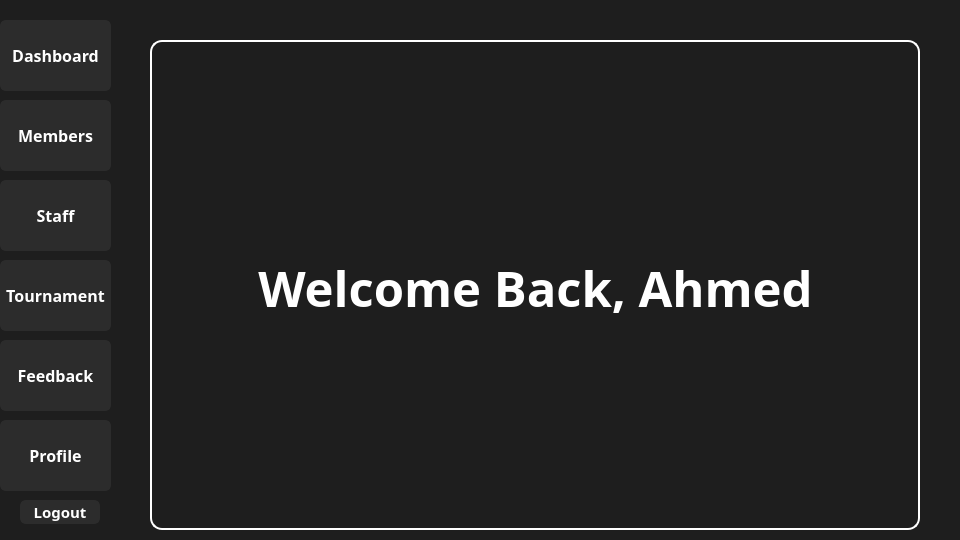
<?xml version="1.0" encoding="UTF-8"?>
<ui version="4.0">
 <class>ManagerClass</class>
 <widget class="QWidget" name="ManagerClass">
  <property name="geometry">
   <rect>
    <x>0</x>
    <y>0</y>
    <width>960</width>
    <height>540</height>
   </rect>
  </property>
  <property name="windowTitle">
   <string>Form</string>
  </property>
  <widget class="QWidget" name="Panel" native="true">
   <property name="geometry">
    <rect>
     <x>-40</x>
     <y>20</y>
     <width>161</width>
     <height>511</height>
    </rect>
   </property>
   <property name="styleSheet">
    <string notr="true">QWidget#widget{
    border-radius: 14px;
    border: 2px solid white ;
}</string>
   </property>
   <widget class="QPushButton" name="Dashboard">
    <property name="geometry">
     <rect>
      <x>40</x>
      <y>0</y>
      <width>111</width>
      <height>71</height>
     </rect>
    </property>
    <property name="font">
     <font>
      <family>Futura</family>
      <pointsize>12</pointsize>
      <bold>true</bold>
     </font>
    </property>
    <property name="styleSheet">
     <string notr="true">QPushButton {
    background-color: #2c2c2c;      /* Dark default */
    color: white;
    border: 2px solid #2c2c2c;
    border-radius: 6px;
}

QPushButton:hover {
    background-color: #8B50FF ;      /* Blue on hover */
    border: 2px solid #8B50FF ;
    color: white;
}

QPushButton:pressed {
    background-color: #6F3FCC; /* Darker shade of #3498db */
}</string>
    </property>
    <property name="text">
     <string>Dashboard</string>
    </property>
   </widget>
   <widget class="QPushButton" name="Members">
    <property name="geometry">
     <rect>
      <x>40</x>
      <y>80</y>
      <width>111</width>
      <height>71</height>
     </rect>
    </property>
    <property name="font">
     <font>
      <family>Futura</family>
      <pointsize>12</pointsize>
      <bold>true</bold>
     </font>
    </property>
    <property name="styleSheet">
     <string notr="true">QPushButton {
    background-color: #2c2c2c;      /* Dark default */
    color: white;
    border: 2px solid #2c2c2c;
    border-radius: 6px;
}

QPushButton:hover {
    background-color: #8B50FF ;      /* Blue on hover */
    border: 2px solid #8B50FF ;
    color: white;
}

QPushButton:pressed {
    background-color: #6F3FCC; /* Darker shade of #3498db */
}</string>
    </property>
    <property name="text">
     <string>Members</string>
    </property>
   </widget>
   <widget class="QPushButton" name="Staff">
    <property name="geometry">
     <rect>
      <x>40</x>
      <y>160</y>
      <width>111</width>
      <height>71</height>
     </rect>
    </property>
    <property name="font">
     <font>
      <family>Futura</family>
      <pointsize>12</pointsize>
      <bold>true</bold>
     </font>
    </property>
    <property name="styleSheet">
     <string notr="true">QPushButton {
    background-color: #2c2c2c;      /* Dark default */
    color: white;
    border: 2px solid #2c2c2c;
    border-radius: 6px;
}

QPushButton:hover {
    background-color: #8B50FF ;      /* Blue on hover */
    border: 2px solid #8B50FF ;
    color: white;
}

QPushButton:pressed {
    background-color: #6F3FCC; /* Darker shade of #3498db */
}</string>
    </property>
    <property name="text">
     <string>Staff</string>
    </property>
   </widget>
   <widget class="QPushButton" name="Profile">
    <property name="geometry">
     <rect>
      <x>40</x>
      <y>400</y>
      <width>111</width>
      <height>71</height>
     </rect>
    </property>
    <property name="font">
     <font>
      <family>Futura</family>
      <pointsize>12</pointsize>
      <bold>true</bold>
     </font>
    </property>
    <property name="styleSheet">
     <string notr="true">QPushButton {
    background-color: #2c2c2c;      /* Dark default */
    color: white;
    border: 2px solid #2c2c2c;
    border-radius: 6px;
}

QPushButton:hover {
    background-color: #8B50FF ;      /* Blue on hover */
    border: 2px solid #8B50FF ;
    color: white;
}

QPushButton:pressed {
    background-color: #6F3FCC; /* Darker shade of #3498db */
}</string>
    </property>
    <property name="text">
     <string>Profile</string>
    </property>
   </widget>
   <widget class="QPushButton" name="Logout">
    <property name="geometry">
     <rect>
      <x>60</x>
      <y>480</y>
      <width>80</width>
      <height>24</height>
     </rect>
    </property>
    <property name="font">
     <font>
      <family>Futura</family>
      <pointsize>11</pointsize>
      <bold>true</bold>
     </font>
    </property>
    <property name="styleSheet">
     <string notr="true">QPushButton {
    background-color: #2c2c2c;      /* Dark default */
    color: white;
    border: 2px solid #2c2c2c;
    border-radius: 6px;
}

QPushButton:hover {
    background-color: #FF0000;      /* Blue on hover */
    border: 2px solid #FF0000;
    color: white;
}

QPushButton:pressed {
    background-color: #c0392b; /* Darker red */
}</string>
    </property>
    <property name="text">
     <string>Logout</string>
    </property>
   </widget>
   <widget class="QPushButton" name="Feedback">
    <property name="geometry">
     <rect>
      <x>40</x>
      <y>320</y>
      <width>111</width>
      <height>71</height>
     </rect>
    </property>
    <property name="font">
     <font>
      <family>Futura</family>
      <pointsize>12</pointsize>
      <bold>true</bold>
     </font>
    </property>
    <property name="styleSheet">
     <string notr="true">QPushButton {
    background-color: #2c2c2c;      /* Dark default */
    color: white;
    border: 2px solid #2c2c2c;
    border-radius: 6px;
}

QPushButton:hover {
    background-color: #8B50FF ;      /* Blue on hover */
    border: 2px solid #8B50FF ;
    color: white;
}

QPushButton:pressed {
    background-color: #6F3FCC; /* Darker shade of #3498db */
}</string>
    </property>
    <property name="text">
     <string>Feedback</string>
    </property>
   </widget>
   <widget class="QPushButton" name="Tournament">
    <property name="geometry">
     <rect>
      <x>40</x>
      <y>240</y>
      <width>111</width>
      <height>71</height>
     </rect>
    </property>
    <property name="font">
     <font>
      <family>Futura</family>
      <pointsize>12</pointsize>
      <bold>true</bold>
     </font>
    </property>
    <property name="styleSheet">
     <string notr="true">QPushButton {
    background-color: #2c2c2c;      /* Dark default */
    color: white;
    border: 2px solid #2c2c2c;
    border-radius: 6px;
}

QPushButton:hover {
    background-color: #8B50FF ;      /* Blue on hover */
    border: 2px solid #8B50FF ;
    color: white;
}

QPushButton:pressed {
    background-color: #6F3FCC; /* Darker shade of #3498db */
}</string>
    </property>
    <property name="text">
     <string>Tournament</string>
    </property>
   </widget>
  </widget>
  <widget class="QLabel" name="Background">
   <property name="geometry">
    <rect>
     <x>0</x>
     <y>0</y>
     <width>960</width>
     <height>540</height>
    </rect>
   </property>
   <property name="styleSheet">
    <string notr="true">background-color:#1e1e1e;</string>
   </property>
   <property name="text">
    <string/>
   </property>
  </widget>
  <widget class="QStackedWidget" name="Pages">
   <property name="geometry">
    <rect>
     <x>150</x>
     <y>40</y>
     <width>770</width>
     <height>490</height>
    </rect>
   </property>
   <property name="styleSheet">
    <string notr="true">QStackedWidget#Pages{
border: 2px solid white;
border-radius: 12px;
}</string>
   </property>
   <widget class="QWidget" name="page">
    <property name="styleSheet">
     <string notr="true">background-color: transparent;</string>
    </property>
    <widget class="QLabel" name="welcome">
     <property name="geometry">
      <rect>
       <x>8</x>
       <y>15</y>
       <width>751</width>
       <height>461</height>
      </rect>
     </property>
     <property name="font">
      <font>
       <family>Futura</family>
       <pointsize>37</pointsize>
       <bold>true</bold>
      </font>
     </property>
     <property name="styleSheet">
      <string notr="true">color: white;
background-color: transparent;
</string>
     </property>
     <property name="text">
      <string>Welcome Back, Ahmed</string>
     </property>
     <property name="alignment">
      <set>Qt::AlignmentFlag::AlignCenter</set>
     </property>
    </widget>
    <widget class="QLabel" name="logo">
     <property name="geometry">
      <rect>
       <x>300</x>
       <y>60</y>
       <width>131</width>
       <height>31</height>
      </rect>
     </property>
     <property name="text">
      <string/>
     </property>
     <property name="pixmap">
      <pixmap>assets/XFitLogo.png</pixmap>
     </property>
     <property name="scaledContents">
      <bool>true</bool>
     </property>
    </widget>
   </widget>
  </widget>
  <widget class="QLabel" name="Date_time">
   <property name="geometry">
    <rect>
     <x>690</x>
     <y>20</y>
     <width>231</width>
     <height>16</height>
    </rect>
   </property>
   <property name="font">
    <font>
     <family>Futura</family>
     <pointsize>13</pointsize>
     <bold>true</bold>
    </font>
   </property>
   <property name="styleSheet">
    <string notr="true">color:white;</string>
   </property>
   <property name="text">
    <string/>
   </property>
   <property name="alignment">
    <set>Qt::AlignmentFlag::AlignCenter</set>
   </property>
  </widget>
  <zorder>Background</zorder>
  <zorder>Panel</zorder>
  <zorder>Pages</zorder>
  <zorder>Date_time</zorder>
 </widget>
 <resources/>
 <connections/>
</ui>
